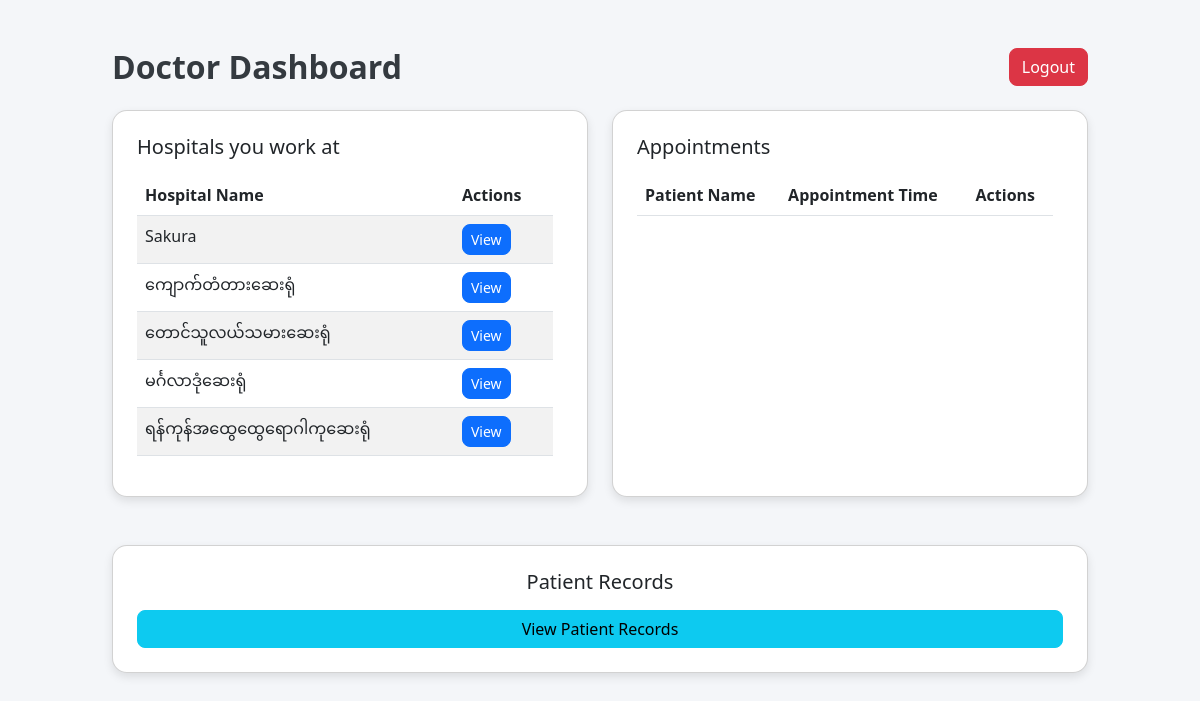
Before: /PHP/doctor.php (signed in) with the older database file.
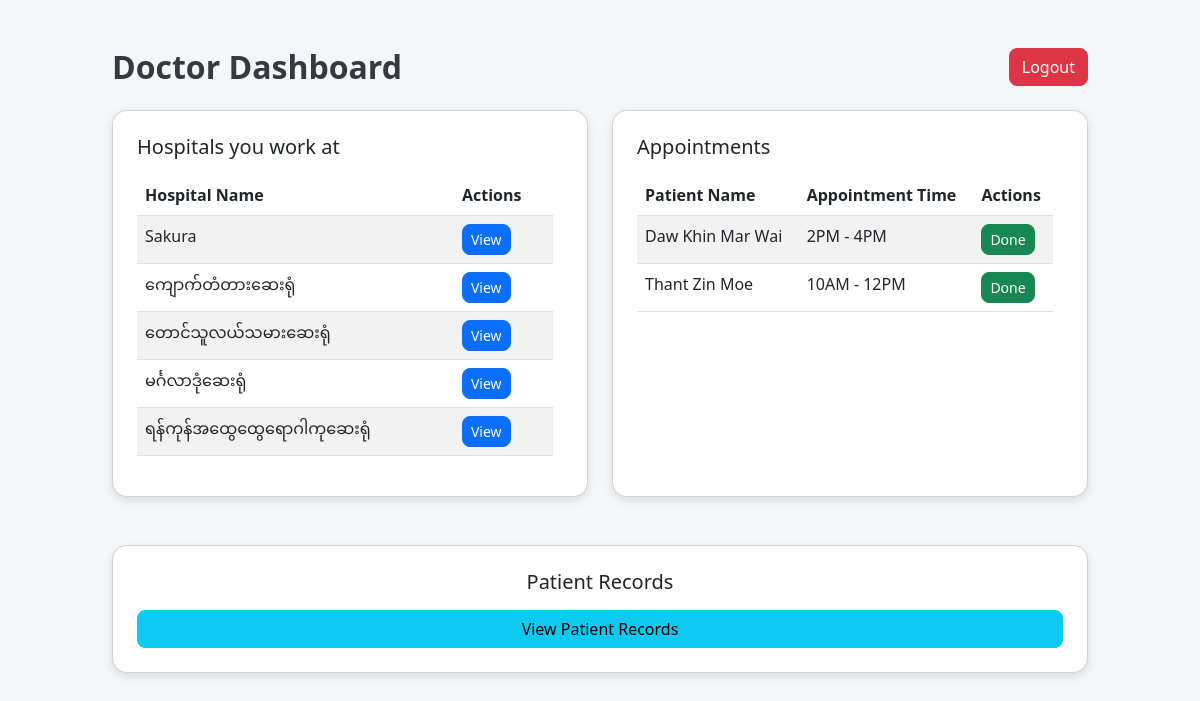
After: the same page with the newer database file.
### tables this page shows
CREATE TABLE IF NOT EXISTS `hospitals` (
  `hospital_id` int NOT NULL AUTO_INCREMENT,
  `name` varchar(255) NOT NULL,
  `location` varchar(255) NOT NULL,
  `specialty` varchar(100) DEFAULT NULL,
  `contact` varchar(20) DEFAULT NULL,
  `rating` decimal(2,1) DEFAULT NULL,
  `emergency_services` tinyint(1) DEFAULT NULL,
  `profile_image` varchar(255) NOT NULL,
  PRIMARY KEY (`hospital_id`)
);

CREATE TABLE IF NOT EXISTS `booking` (
  `id` int NOT NULL AUTO_INCREMENT,
  `doctor_id` int DEFAULT NULL,
  `hospital_id` int DEFAULT NULL,
  `useremail` varchar(50) NOT NULL,
  `appointment_date` date NOT NULL,
  `appointment_start_time` varchar(10) NOT NULL,
  `appointment_end_time` varchar(10) NOT NULL,
  `patient_name` varchar(255) DEFAULT NULL,
  `symptoms` text,
  `token_number` tinyint(1) NOT NULL,
  PRIMARY KEY (`id`),
  KEY `doctor_id` (`doctor_id`),
  KEY `hospital_id` (`hospital_id`)
);

### PHP/doctor.php (the view, shortened to what this page needs)
<!DOCTYPE html>
<html lang="en">
<head>
    <link href="https://cdn.jsdelivr.net/npm/bootstrap@5.3.0/dist/css/bootstrap.min.css" rel="stylesheet">
</head>
<body>
    <div class="container mt-5">
        <div class="d-flex justify-content-between align-items-center mb-4">
            <h2 class="text-center mb-0">Doctor Dashboard</h2>
            <button id="logout-btn" class="btn btn-danger">Logout</button>
        </div>
        <div class="row g-4">
            <div class="col-md-6 d-flex flex-column">
                <div class="card p-4 full-height">
                    <h5 class="mb-3">Hospitals you work at</h5>
                    <div class="scroll-box">
                        <table class="table table-striped">
                            <thead class="sticky-header">
                                <tr>
                                    <th>Hospital Name</th>
                                    <th>Actions</th>
                                </tr>
                            </thead>
                            <tbody>
                                <?php
                                $conn = connect();
                                $sql = $conn->prepare("
                                                                SELECT h.hospital_id, h.name
                                                                FROM hospitals h
                                                                LEFT JOIN doctor_hospital dh ON h.hospital_id = dh.hospital_id
                                                                WHERE dh.doctor_id = :doctor_id
                                                                ORDER BY h.name ASC
                                                            ");
                                $sql->bindParam(':doctor_id', $_SESSION['doctor_id'], PDO::PARAM_INT);
                                $sql->execute();
                                $hospitals = $sql->fetchAll(PDO::FETCH_ASSOC);
                                foreach ($hospitals as $hospital) {
                                    echo "<tr data-hospital_id='" . htmlspecialchars($hospital['hospital_id']) . "'>";
                                    echo "<td class='text-start'>" . htmlspecialchars($hospital['name']) . "</td>";
                                    echo "<td class='text-start'>
                                            <div class='appointment-actions'>
                                                <button class='btn btn-primary btn-sm view-btn'>View</button>
                                            </div>
                                          </td>";
                                    echo "</tr>";
                                }
                                ?>
                            </tbody>
                        </table>
                    </div>
                </div>
            </div>
            <div class="col-md-6 d-flex flex-column">
                <div class="card p-4 full-height">
                    <h5 class="mb-3">Appointments</h5>
                    <div class="scroll-box">
                        <table class="table table-striped">
                            <thead class="sticky-header">
                                <tr>
                                    <th>Patient Name</th>
                                    <th>Appointment Time</th>
                                    <th>Actions</th>
                                </tr>
                            </thead>
                            <tbody id="appointments-tbody">
                                <?php
                                $sql = $conn->prepare("SELECT * FROM booking WHERE doctor_id = :doctor_id");
                                $sql->bindParam(':doctor_id', $_SESSION['doctor_id'], PDO::PARAM_INT);
                                $sql->execute();
                                $result = $sql->fetchAll(PDO::FETCH_ASSOC);
                                foreach ($result as $row) {
                                    echo "<tr data-id='" . htmlspecialchars($row['id']) . "'>";
                                    echo "<td class='text-start'>" . htmlspecialchars($row['patient_name']) . "</td>";
                                    echo "<td class='text-start'>" . htmlspecialchars($row['appointment_start_time']) . " - " . htmlspecialchars($row['appointment_end_time']) . "</td>";
                                    echo "<td class='text-start'>
                                            <div class='appointment-actions'>
                                                <button class='btn btn-success btn-sm done-btn'>Done</button>
                                            </div>
                                          </td>";
                                    echo "</tr>";
                                }
                                ?>
                            </tbody>
                        </table>
                    </div>
                </div>
            </div>
        </div>
        <div class="row g-4 mt-4">
            <div class="col-md-12">
                <div class="card p-4 text-center">
                    <h5 class="mb-3">Patient Records</h5>
                    <button class="btn btn-info w-100" data-bs-toggle="collapse" data-bs-target="#patientRecords">View Patient Records</button>
                </div>
            </div>
        </div>
    </div>
</body>
</html>

### PHP/doctor.php (style rules this page uses)
body { background-color: #f4f6f9; }
.container { max-width: 1000px; position: relative; min-height: 100vh; padding-bottom: 60px; }
.card { border-radius: 15px; background: white; box-shadow: 0px 4px 10px rgba(0, 0, 0, 0.1); height: 100%; }
.btn { border-radius: 8px; }
h2 { font-weight: bold; color: #343a40; }
.scroll-box { max-height: 300px; overflow-y: auto; padding-right: 10px; }
.appointment-actions { display: flex; gap: 10px; }
.full-height { display: flex; flex-direction: column; height: 100%; }
.sticky-header th { position: sticky; top: 0; background: white; z-index: 1; }

Changed rows visible on the page:
added booking: patient_name "Daw Khin Mar Wai", appointment_start_time "2PM", appointment_end_time "4PM"
added booking: patient_name "Thant Zin Moe", appointment_start_time "10AM", appointment_end_time "12PM"
